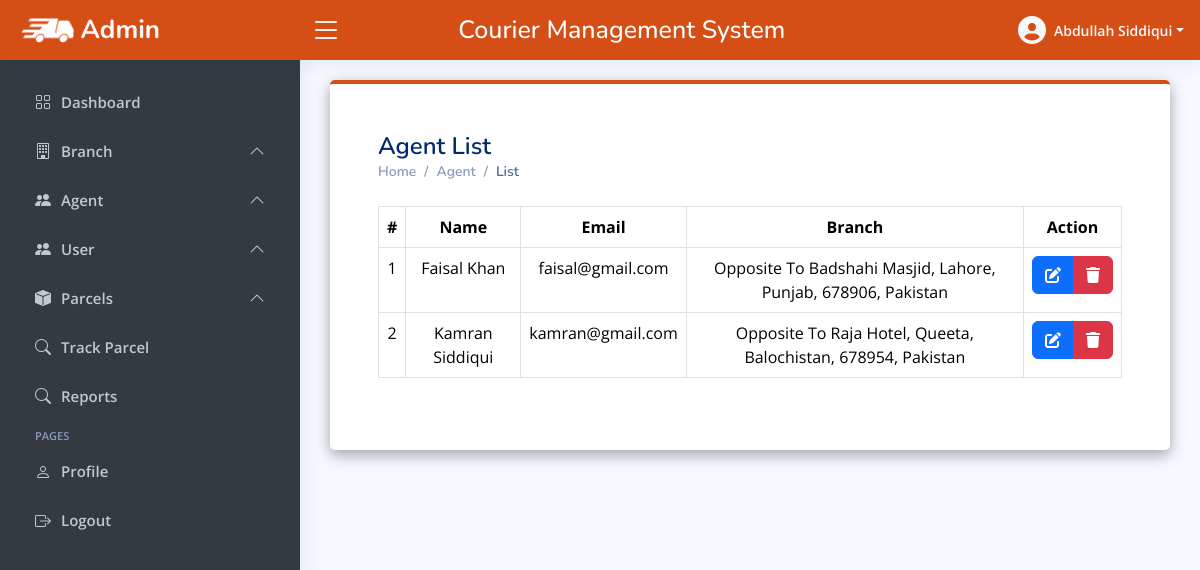
The page /admin/agent_list.php (signed in) on the database its author committed.
### tables this page shows
CREATE TABLE `agent` (
  `id` int(30) NOT NULL,
  `firstname` varchar(255) NOT NULL,
  `lastname` varchar(255) NOT NULL,
  `email` varchar(255) NOT NULL,
  `password` text NOT NULL,
  `branch_id` int(30) NOT NULL,
  `date_created` datetime NOT NULL DEFAULT current_timestamp()
);

### admin/agent_list.php (the view, shortened to what this page needs)
<?php
if(isset($_SESSION['email'])){
include("header.php");
include("topbar.php");
include("sidebar.php");
require("../include/connection.php");
$read = "SELECT a.*,concat(a.firstname,' ',a.lastname) as name,concat(b.street,', ',b.city,', ',b.state,', ',b.zip_code,', ',b.country) as baddress FROM agent a inner join branches b on b.id = a.branch_id order by concat(a.firstname,' ',a.lastname) asc;";
$result = mysqli_query($connection,$read);
if($result){
?>
<head>
  </head>
  <main id="main" class="main">
  <section class="p-5" style="background-color: white; border-top: 4px solid #D54E16; border-radius: 5px; box-shadow: rgba(0, 0, 0, 0.35) 0px 5px 15px;">
    <div class="pagetitle">
      <h1>Agent List</h1>
      <nav>
        <ol class="breadcrumb">
          <li class="breadcrumb-item"><a href="index.php">Home</a></li>
          <li class="breadcrumb-item">Agent</li>
          <li class="breadcrumb-item active">List</li>
        </ol>
      </nav>
    </div>
    <section class="section my-4">
    <div class="col-lg-12">
      <table class="table table-bordered text-center">
  <thead>
    <tr>
      <th scope="col">#</th>
      <th scope="col">Name</th>
			<th scope="col">Email</th>
			<th scope="col">Branch</th>
			<th scope="col">Action</th>
    </tr>
  </thead>
  <tbody  id="agent_tablebody">
  <?php
    if(mysqli_num_rows($result) > 0){
    $i=1;
    while($row = mysqli_fetch_assoc($result)){
       echo "<tr>
       <td>".$i."</td>
        <td>".ucwords($row["name"])."</td>
        <td>".$row["email"]."</td>
        <td>".ucwords($row["baddress"])."</td>
        <td class='text-center'>
        <div class='btn-group'>
        <a href='update_agent.php?agent_id=".$row["id"]."' class='btn btn-primary btn-flat'><i class='fas fa-edit'></i></a>
        <a href='delete_agent.php?agent_id=".$row["id"]."' class='btn btn-danger btn-flat'><i class='fas fa-trash'></i></a>
        </div>
      </td>
        </tr>";
        $i++;
    }}
    ?>
    </tbody>
</table>
<?php
}
?>
      </div>
    </section>
    </section>
  </main>
  <?php
include("footer.php");
}
else{
  header("location: login.php");
}
?>

### admin/topbar.php (shortened to what this page needs)
<?php
include("header.php");
require("../include/connection.php");
$read = "SELECT * FROM `admin`;";
$result_read = mysqli_query($connection,$read);
if($result_read){
    $row = mysqli_fetch_assoc($result_read);
    $firstname = $row["firstname"];
    $lastname = $row["lastname"];
}
?>
<head>
<link rel="stylesheet" href="https://cdnjs.cloudflare.com/ajax/libs/sweetalert2/11.0.18/sweetalert2.min.css" />
</head>
<header id="header" class="header fixed-top d-flex align-items-center">
<div class="d-flex align-items-center justify-content-between">
  <a href="index.php" class="logo d-flex align-items-center">
    <img src="assets/EXpress Delivery (5).png" alt="">
    <span class="d-none d-lg-block text-light">Admin</span>
  </a>
  <i class="bi bi-list toggle-sidebar-btn text-light"></i>
</div>
<div class="mx-auto mt-2">
  <h2 class="heading">Courier Management System</h2>
</div>
<nav class="header-nav ms-auto">
  <ul class="d-flex align-items-center">
    <li class="nav-item dropdown pe-3">
      <a class="nav-link nav-profile d-flex align-items-center pe-0" href="#" data-bs-toggle="dropdown">
      <i class="fa-solid fa-circle-user fs-3 text-light"></i>
        <span class="d-none d-md-block dropdown-toggle ps-2 text-light"><?= $firstname.' '.$lastname ?></span>
      </a>
    </li>
  </ul>
</nav>
</header>

### admin/assets/css/style.css (style rules this page uses)
:root { scroll-behavior: smooth; }
body { font-family: "Open Sans", sans-serif; background: #f6f9ff; color: #444444; }
a { color: #4154f1; text-decoration: none; }
h1, h2, h3, h4, h5, h6 { font-family: "Nunito", sans-serif; }
#main { margin-top: 60px; padding: 20px 30px; transition: all 0.3s; }
.pagetitle { margin-bottom: 10px; }
.pagetitle h1 { font-size: 24px; margin-bottom: 0; font-weight: 600; color: #012970; }
.breadcrumb { font-size: 14px; font-family: "Nunito", sans-serif; color: #899bbd; font-weight: 600; }
.breadcrumb a { color: #899bbd; transition: 0.3s; }
.breadcrumb .breadcrumb-item::before { color: #899bbd; }
.breadcrumb .active { color: #51678f; font-weight: 600; }
.logo { line-height: 1; }
@media (min-width: 1200px) { .logo { width: 280px; } }
.logo img { max-height: 26px; margin-right: 6px; }
.logo span { font-size: 26px; font-weight: 700; color: #012970; font-family: "Nunito", sans-serif; }
.header { transition: all 0.5s; z-index: 997; height: 60px; box-shadow: 0px 2px 20px rgba(1, 41, 112, 0.1); background-color: #fff; padding-left: 20px; }
.header .toggle-sidebar-btn { font-size: 32px; padding-left: 10px; cursor: pointer; color: #012970; }
.header-nav ul { list-style: none; }
.header-nav>ul { margin: 0; padding: 0; }
.header-nav .nav-profile { color: #012970; }
.header-nav .nav-profile span { font-size: 14px; font-weight: 600; }
@media (min-width: 1200px) { #main, #footer { margin-left: 300px; } }

### admin/topbar.php (style rules this page uses)
.heading { font-size: 25px; }
header, .top-drop { background-color: #D54E16 !important; color: white !important; }

### rows shown on the page
agent: name "Faisal Khan", email "faisal@gmail.com", baddress "Opposite To Badshahi Masjid, Lahore, Punjab, 678906, Pakistan"
agent: name "Kamran Siddiqui", email "kamran@gmail.com", baddress "Opposite To Raja Hotel, Queeta, Balochistan, 678954, Pakistan"

### other values the page prints
$firstname "Abdullah"
$lastname "Siddiqui"
